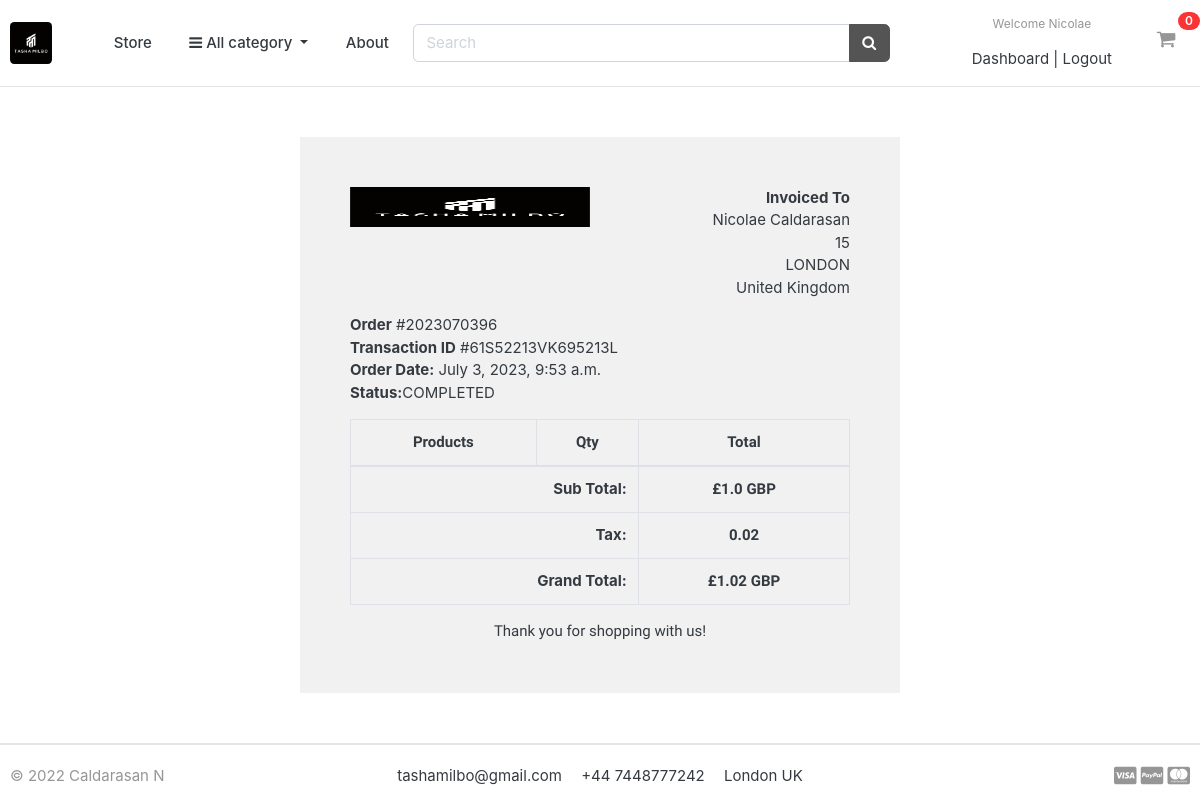
Page /accounts/order_detail/2023070396/ (signed in) on the committed database.
### accounts/models.py (models this page shows, shortened)
class Account(AbstractBaseUser):
    first_name = models.CharField(max_length=50)
    last_name = models.CharField(max_length=50)
    username = models.CharField(max_length=50, unique=True)
    email = models.EmailField(max_length=100, unique=True)
    phone_number = models.CharField(max_length=50)
    date_joined = models.DateTimeField(auto_now_add=True)
    last_login = models.DateTimeField(auto_now_add=True)
    is_admin = models.BooleanField(default=False)
    is_staff = models.BooleanField(default=False)
    is_active = models.BooleanField(default=False)
    is_superadmin = models.BooleanField(default=False)
    USERNAME_FIELD = 'email'
    REQUIRED_FIELDS = ['username', 'first_name', 'last_name']
    objects = MyAccountManager()

### orders/models.py (models this page shows, shortened)
class Order(models.Model):
    STATUS = (
        ('New', 'New'),
        ('Accepted', 'Accepted'),
        ('Completed', 'Completed'),
        ('Cancelled', 'Cancelled'),
    )
    user = models.ForeignKey(Account, on_delete=models.SET_NULL, null=True)
    payment = models.ForeignKey(Payment, on_delete=models.SET_NULL, blank=True, null=True)
    order_number = models.CharField(max_length=20)
    first_name = models.CharField(max_length=50)
    last_name = models.CharField(max_length=50)
    phone = models.CharField(max_length=15)
    email = models.EmailField(max_length=50)
    address_line_1 = models.CharField(max_length=50)
    address_line_2 = models.CharField(max_length=50, blank=True)
    country = models.CharField(max_length=50)
    city = models.CharField(max_length=50)
    order_note = models.CharField(max_length=100, blank=True)
    order_total = models.FloatField()
    tax = models.FloatField()
    status = models.CharField(max_length=10, choices=STATUS, default='New')
    ip = models.CharField(blank=True, max_length=20)
    is_ordered = models.BooleanField(default=False)
    created_at = models.DateTimeField(auto_now_add=True)
    updated_at = models.DateTimeField(auto_now=True)
    def full_name(self):
        return f'{self.first_name} {self.last_name}'
    def full_address(self):
        return f'{self.address_line_1} {self.address_line_2}'

class Payment(models.Model):
    user = models.ForeignKey(Account, on_delete=models.CASCADE)
    payment_id = models.CharField(max_length=100)
    payment_method = models.CharField(max_length=100)
    amount_paid = models.CharField(max_length=100)
    status = models.CharField(max_length=100)
    created_at = models.DateTimeField(auto_now_add=True)

### accounts/views.py (the view)
# urls.py: path('order_detail/<int:order_id>/', views.order_detail, name='order_detail'),
@login_required(login_url='login')
def order_detail(request, order_id):
    order_detail = OrderProduct.objects.filter(order__order_number = order_id)
    order = Order.objects.get(order_number=order_id)
    subtotal = 0
    for i in order_detail:
        subtotal += i.product_price * i.quantity
    context = {
        'order_detail': order_detail,
        'order': order,
        'subtotal': subtotal,
    }
    return render(request, 'accounts/order_detail.html', context)

### carts/context_processors.py (called while the page is built)
def counter(request):
    cart_count = 0
    if 'admin' in request.path:
        return {}
    else:
        try:
            cart = Cart.objects.filter(cart_id=_cart_id(request))
            if request.user.is_authenticated:
                cart_items = CartItem.objects.all().filter(user=request.user)
            else:
                cart_items = CartItem.objects.all().filter(cart=cart[:1])
            for cart_item in cart_items:
                cart_count += cart_item.quantity
        except Cart.DoesNotExist:
            cart_count = 0
    return dict(cart_count=cart_count)

### carts/views.py (called while the page is built)
def _cart_id(request):
    cart = request.session.session_key
    if not cart:
        cart = request.session.create()
    return cart

### category/context_processors.py (called while the page is built)
def menu_links(request):
    links = Category.objects.all()
    return dict(links=links)

### category/models.py (called while the page is built)
    def get_url(self):
        return reverse('products_by_category', args=[self.slug])

### templates/accounts/order_detail.html (shortened to what this page needs)
{% extends 'base.html' %}
{% load static %}
{% block content %}
<div class="container" style="margin: 0 auto;width: 50%;padding: 50px;background: #f1f1f1;margin-top: 50px;margin-bottom: 50px;">
    <div class="row invoice row-printable">
        <div class="col-md-12">
            <div class="panel panel-default plain" id="dash_0">
                <div class="panel-body p30">
                    <div class="row">
                        <div class="col-lg-6">
                            <div class="invoice-logo"><img src="{% static '/images/logo.ico' %}" alt="Invoice logo" style="max-height: 40px;"></div>
                        </div>
                        <div class="col-lg-6">
                            <div class="invoice-from">
                                <ul class="list-unstyled text-right">
                                    <li><strong>Invoiced To</strong></li>
                                    <li>{{order.full_name}}</li>
                                    <li>{{order.full_address}}</li>
                                    <li>{{order.city}}</li>
                                    <li>{{order.country}}</li>
                                </ul>
                            </div>
                        </div>
                        <div class="col-lg-12">
                            <div class="invoice-details mt25">
                                <div class="well">
                                    <ul class="list-unstyled mb0">
                                        <li><strong>Order</strong> #{{order.order_number}}</li>
                                        <li><strong>Transaction ID</strong> #{{order.payment.payment_id}}</li>
                                        <li><strong>Order Date:</strong> {{order.created_at}}</li>
                                        <li><strong>Status:</strong>{{order.payment.status}}</li>
                                    </ul>
                                </div>
                            </div>
                            <div class="invoice-items">
                                <div class="table-responsive" style="overflow: hidden; outline: none;" tabindex="0">
                                    <table class="table table-bordered">
                                        <thead>
                                            <tr>
                                                <th class="per70 text-center">Products</th>
                                                <th class="per5 text-center">Qty</th>
                                                <th class="per25 text-center">Total</th>
                                            </tr>
                                        </thead>
                                        <tfoot>
                                            <tr>
                                                <th colspan="2" class="text-right">Sub Total:</th>
                                                <th class="text-center">£{{subtotal}} GBP</th>
                                            </tr>
                                            <tr>
                                                <th colspan="2" class="text-right">Tax:</th>
                                                <th class="text-center">{{order.tax}}</th>
                                            </tr>
                                            <tr>
                                                <th colspan="2" class="text-right">Grand Total:</th>
                                                <th class="text-center">£{{order.order_total}} GBP</th>
                                            </tr>
                                        </tfoot>
                                    </table>
                                </div>
                            </div>
                            <div class="invoice-footer mt25">
                                <p class="text-center">Thank you for shopping with us!</p>
                            </div>
                        </div>
                    </div>
                </div>
            </div>
        </div>
    </div>
    </div>
{% endblock %}

### templates/includes/navbar.html (shortened to what this page needs)
{% load static %}
<header class="section-header">
    <section class="header-main border-bottom">
        <div class="container">
    <div class="row align-items-center">
        <div class="col-lg-1 col-md-3 col-6">
            <a href="{% url 'home' %}" class="brand-wrap">
                <img class="logo" src="{% static './images/logo.ico' %}">
            </a>
        </div>
        <a href="{% url 'store' %}" class="btn btn-transparent">Store</a>
        <div class="col-lg col-sm col-md col-6 flex-grow-0">
            <div class="category-wrap dropdown d-inline-block float-right">
                <button type="button" class="btn btn-transparent dropdown-toggle" data-toggle="dropdown">
                    <i class="fa fa-bars"></i> All category
                </button>
            </div>
        </div>
        <a href="{% url 'about' %}" class="btn btn-transparent">About</a>
        <div class="col-lg col-md-6 col-sm-12 col">
            <form action="{% url 'search' %}" class="search" method="GET">
                <div class="input-group w-100">
                    <input type="text" class="form-control" style="width:60%;" placeholder="Search" name="keyword">
                    <div class="input-group-append">
                      <button class="btn btn-secondary" type="submit">
                        <i class="fa fa-search"></i>
                      </button>
                    </div>
                </div>
            </form>
        </div>
        <div class="col-lg-3 col-sm-6 col-8 order-2 order-lg-3">
                    <div class="d-flex justify-content-end mb-3 mb-lg-0">
                        {% if user.id is None %}
                            <div class="widget-header">
                                <small class="title text-muted">Welcome guest!</small>
                                <div>
                                    <a href="{% url 'login' %}">Sign in</a> <span class="dark-transp"> | </span>
                                    <a href="{% url 'register' %}"> Register</a>
                                </div>
                            </div>
                        {% else %}
                        <div class="widget-header">
                            <small class="title text-muted">Welcome {{user.first_name}}</small>
                            <div>
                                <a href="{% url 'dashboard' %}">Dashboard</a> <span class="dark-transp"> | </span>
                                <a href="{% url 'logout' %}"> Logout</a>
                            </div>
                        </div>
                        {% endif %}
                        <a href="{% url 'cart' %}" class="widget-header pl-3 ml-3">
                            <div class="icon icon-sm"><i class="fa fa-shopping-cart"></i></div>
                            <span class="badge badge-pill badge-danger notify"> {{cart_count}} </span>
                        </a>
                    </div>
                </div>
    </div>
        </div>
    </section>
    </header>

### static/css/ui.css (style rules this page uses)
html { font-family: "Inter", sans-serif; font-size: 15px; }
.icon-xs, .icon-sm, .icon-md, .icon-lg { display: inline-block; text-align: center; flex-shrink: 0; flex-grow: 0; }
.icon-sm { width: 48px; height: 48px; line-height: 48px !important; font-size: 20px; }
p:last-child { margin-bottom: 0; }
.header-main { position: relative; padding-top: 1rem; padding-bottom: 1rem; }
.brand-wrap .logo, .navbar-brand .logo { margin-right: 7px; max-height: 42px; display: inline-block; }
.widget-header { display: inline-block; vertical-align: middle; position: relative; }
.widget-header a { color: #343a40; }
.widget-header i { color: #969696; }
.widget-header .title { display: block; }
.widget-header .notify { position: absolute; top: -3px; right: -10px; }
[class*=list-] li:after { visibility: hidden; display: block; content: ""; overflow: hidden; height: 0; clear: both; }
.notify { position: absolute; top: -4px; right: -10px; display: inline-block; padding: 0.25em 0.6em; font-size: 12px; line-height: 1; text-align: center; border-radius: 3rem; color: #fff; background-color: #fa3434; }

### static/css/styles.css (style rules this page uses)
.text-center { font-family: 'Kaushan Script', cursive; }
.logo { border-radius: 10%; }
img:not(.logo) { width: 100%; }
img { display: block; }
.title { text-align: center; margin-bottom: 1rem; }

### rows in the picture
Account: first_name "Nicolae"
Order: full_name "Nicolae Caldarasan", full_address "15", city "LONDON", country "United Kingdom", order_number "2023070396", payment.payment_id "61S52213VK695213L", created_at "July 3, 2023, 9:53 a.m.", payment.status "COMPLETED", tax "0.02", order_total "1.02"

### other values in the picture
{{ cart_count }} "0"
{{ subtotal }} "1.0"
